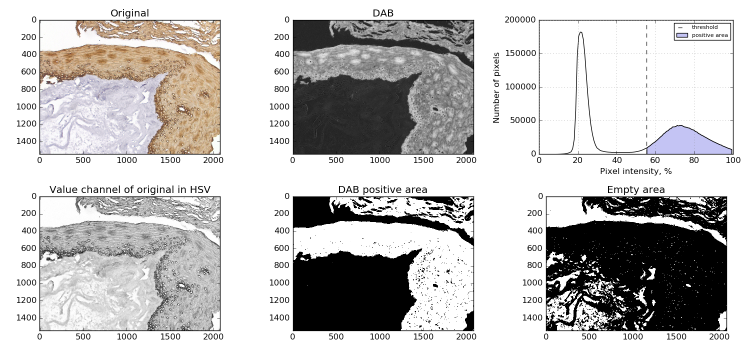
#> input picture test images/result example/Alex_Pan_06_analysis.png, 1500 x 700 px, given as the content of the folder test images/result example/Alex_Pan_06_analysis.png, which was not available (shown at 1/2 size)
$ python pandas_test.py --path 'test images/result example/Alex_Pan_06_analysis.png'   (older library calls are emulated)
#> lines starting #> are read from the running program, lines starting #| are printed output that depends on the picture
import argparse
import os
import csv
import timeit
from multiprocessing import Pool, cpu_count
from functools import partial

import numpy as np
from scipy import linalg, misc
from skimage import color
import matplotlib.image as mpimg
import matplotlib.pyplot as plt


import hasel

# Optional imports of pandas and seaborn are located in functions
# group_analyze() and plot_group().


def parse_arguments():
    """
    Parsing arguments
    """

    parser = argparse.ArgumentParser()
    parser.add_argument("-p", "--path", required=True, help="Path to the directory or file")
    parser.add_argument("-t", "--thresh", required=False, default=40,
                        type=int, help="Global threshold for DAB-positive area,"
                                       "from 0 to 100.Optimal values are usually"
                                       " located from 35 to 55.")
    parser.add_argument("-e", "--empty", required=False, default=101,
                        type=int, help="Global threshold for EMPTY area,"
                                       "from 0 to 100. Default value is 101,"
                                       " which is equal to disabled empty area filter.")
    parser.add_argument("-s", "--silent", required=False, help="Supress figure rendering during the analysis,"
                                                               " only final results"
                                                               " will be saved", action="store_true")
    parser.add_argument("-a", "--analyze", required=False, help="Add group analysis after the indvidual image"
                                                                " processing. The groups are created using the"
                                                                " filename. Everything before '_' symbol will"
                                                                " be recognized as a group name. Example:"
                                                                " sample01_10.jpg, sample01_11.jpg will be"
                                                                " counted as a single group 'sample01'",
                                                                action="store_true")
    arguments = parser.parse_args()
    return arguments


def get_image_filenames(path):
    """
    Returns only the filenames in the path. Directories, subdirectories and files below the first level
    are excluded
    """

    return [name for name in sorted(os.listdir(path))
            if not os.path.isdir(os.path.join(path, name))]


def calc_deconv_matrix(matrix_vector_dab_he):
    """
    Custom calculated matrix of lab's stains DAB + Hematoxylin
    The raw matrix was moved to the global scope before main() function as a constant
    """

    matrix_vector_dab_he[2, :] = np.cross(matrix_vector_dab_he[0, :], matrix_vector_dab_he[1, :])
    matrix_dh = linalg.inv(matrix_vector_dab_he)
    return matrix_dh


def separate_channels(image_original, matrix_dh):
    """
    Separate the stains using the custom matrix
    """

    image_separated = color.separate_stains(image_original, matrix_dh)
    stain_dab = image_separated[..., 1]
    # Hematox channel separation is disabled, it could be switched on if image with both stains is needed.
    # one of plot_figure() subplots should be replaced with stainHematox

    # stainHematox = image_separated[..., 0]

    # 1-D array for histogram conversion, 1 was added to move the original range from
    # [-1,0] to [0,1] as black and white respectively. Warning! Magic numbers.
    # Anyway it's not a trouble for correct thresholding. Only for histogram aspect.
    stain_dab = (stain_dab + 1) * 200
    # Histogram shift. This correcion makes the background really blank. After the correction
    # numpy clipping is performed to fit the 0-100 range
    stain_dab -= 18
    stain_dab = np.clip(stain_dab, 0, 100)
    stain_dab_1d = np.ravel(stain_dab)
    # Extracting Lightness channel from HSL of original image
    # L-channel is multiplied to 100 to get the range 0-100 % from 0-1. It's easier to use with
    # empty area threshold
    image_hsl = hasel.rgb2hsl(image_original)
    channel_lightness = (image_hsl[..., 2] * 100)
    return stain_dab, stain_dab_1d, channel_lightness


def log_and_console(path_output_log, text_log, bool_log_new=False):
    """
    Write the log and show the text in console
    bool_log_new is used to erase the log file if it exists to avoid appending new data to the old one
    """

    if bool_log_new:
        print(text_log)
        # Initialize empty file
        with open(path_output_log, "a") as fileLog:
            fileLog.write("")
        with open(path_output_log, "w") as fileLog:
            fileLog.write(text_log)
            fileLog.write('\n')
    else:
        print(text_log)
        with open(path_output_log, "a") as fileLog:
            fileLog.write(text_log)
            fileLog.write('\n')


# [106 lines left out: functions log_only, count_thresholds, count_areas, plot_figure, stack_data, save_csv, not called in this run]


def get_output_paths(path_root):
    """
    Output path generating
    """

    path_output = os.path.join(path_root, "result/")
    path_output_log = os.path.join(path_output, "log.txt")
    path_output_csv = os.path.join(path_output, "analysis.csv")
    return path_output, path_output_log, path_output_csv


def check_mkdir_output_path(path_output):
    """
    Function checks if the output path exists and creates it if not
    """

    if not os.path.exists(path_output):
        os.mkdir(path_output)
        print("Created result directory")
    else:
        print("Output result directory already exists. All the files inside would be overwritten!")


# [16 lines left out: function grayscale_to_stain_color, not called in this run]


def resize_input_image(image_original, size):
    """
    Resizing the original images makes the slowest functions calc_deconv_matrix() and hasel.hsl2rgb()
    work much faster. There are no visual troubles or negative effects to the accuracy.
    """

    image_original = misc.imresize(image_original, size, interp='nearest')
    return image_original


def image_process(array_data, var_pause, matrix_dh, args, pathOutput, pathOutputLog, filename):
    """
    Main cycle, split into several processes using the Pool(). All images pass through this
    function. The result of this function is composite images, saved in the target directory,
    log output and array_data - numpy array, containing the data obtained.
    """

    path_input_image = os.path.join(args.path, filename)
    path_output_image = os.path.join(pathOutput, filename.split(".")[0] + "_analysis.png")
    image_original = mpimg.imread(path_input_image)

    size_image = 480, 640
    image_original = resize_input_image(image_original, size_image)
#> in resize_input_image, `image_original = misc.imresize(image_original, size, interp='nearest')`:
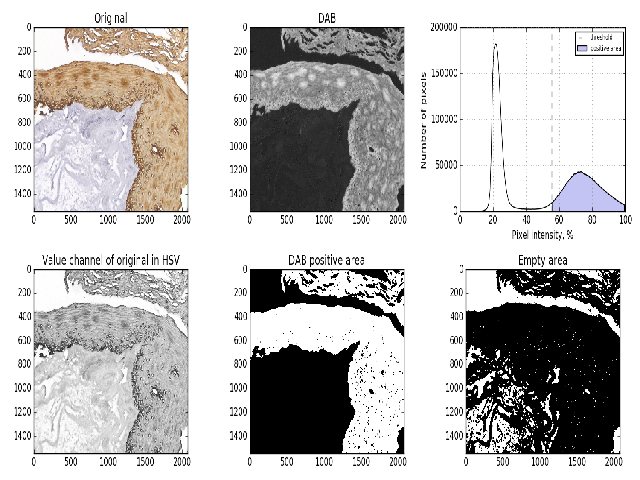
#> image_original: shape (480, 640, 4); mean of channels 0, 1, 2, 3 194, 192.5, 191.6, 255; drawn as R, G, B

    stain_dab, stain_dab_1d, channel_lightness = separate_channels(image_original, matrix_dh)
    thresh_dab, thresh_empty = count_thresholds(stain_dab, channel_lightness, args.thresh, args.empty)
    area_rel_empty, area_rel_dab = count_areas(thresh_dab, thresh_empty)
    # stain_dab = grayscale_to_stain_color(stain_dab)

    # Close all figures after cycle end
    plt.close('all')

    array_data = np.vstack((array_data, area_rel_dab))

    # Creating the complex image
    plot_figure(image_original, stain_dab, stain_dab_1d, channel_lightness, thresh_dab, thresh_empty, args.thresh,
                args.empty)
    plt.savefig(path_output_image, dpi=120)

    log_and_console(pathOutputLog, "Image saved: {}".format(path_output_image))

    # In silent mode image will be closed immediately
    if not args.silent:
        plt.pause(var_pause)
    return array_data


# [55 lines left out: functions group_filenames, group_analyze, plot_group, not called in this run]


def main():
    arrayData = np.empty([0, 1])
    # Pause in seconds between the composite images when --silent(-s) argument is not active
    varPause = 5

    # Initialize the global timer
    startTimeGlobal = timeit.default_timer()

    # Parse the arguments
    args = parse_arguments()
    pathOutput, pathOutputLog, pathOutputCSV = get_output_paths(args.path)

    check_mkdir_output_path(pathOutput)
    filenames = get_image_filenames(args.path)
    log_and_console(pathOutputLog, "Images for analysis: " + str(len(filenames)), True)
    log_and_console(pathOutputLog, "DAB threshold = " + str(args.thresh) +
                    ", Empty threshold = " + str(args.empty))
    if args.empty>100:
        log_and_console(pathOutputLog, "Empty area filtering is disabled.")
        log_and_console(pathOutputLog, "It should be adjusted in a case of hollow organ or unavoidable edge defects")


    # Calculate the DAB and HE deconvolution matrix
    matrixDH = calc_deconv_matrix(matrixVectorDabHE)

    # Multiprocess implementation
    cores = cpu_count()
    log_and_console(pathOutputLog, "CPU cores used: {}".format(cores))

    # Main cycle where the images are processed and the data is obtained
    pool = Pool(cores)
    wrapper_image_process = partial(image_process, arrayData, varPause, matrixDH,
                                    args, pathOutput, pathOutputLog)
    for poolResult in pool.imap(wrapper_image_process, filenames):
        arrayData = np.append(arrayData, poolResult, axis=0)
    pool.close()
    pool.join()

    arrayFilenames = np.empty([0, 1])
    for filename in filenames:
        arrayFilenames = np.vstack((arrayFilenames, filename))

    # Creating summary csv after main cycle end
    save_csv(pathOutputCSV, arrayFilenames, arrayData)

    # Optional statistical group analysis.
    if args.analyze:
        log_and_console(pathOutputLog,"Group analysis is active")
        group_analyze(filenames, arrayData, pathOutput)
        log_and_console(pathOutputLog,"Data was saved as summary_statistics.png")

    # End of the global timer
    elapsedGlobal = timeit.default_timer() - startTimeGlobal
    if not args.silent:
        averageImageTime = (elapsedGlobal - len(filenames)*varPause)/len(filenames)  # compensate the pause
    else:
        averageImageTime = elapsedGlobal/len(filenames)
    log_and_console(pathOutputLog, "Analysis time: {:.1f} seconds".format(elapsedGlobal))
    log_and_console(pathOutputLog, "Average time per image: {:.1f} seconds".format(averageImageTime))


if __name__ == '__main__':
    """
    Yor own matrix should be placed here. You can use ImageJ and color deconvolution module for it.
    More information here: http://www.mecourse.com/landinig/software/cdeconv/cdeconv.html
    Declare vectors as a constant
    """
    matrixVectorDabHE = np.array([[0.66504073, 0.61772484, 0.41968665],
                                  [0.4100872, 0.5751321, 0.70785],
                                  [0.6241389, 0.53632, 0.56816506]])

#> (the run stopped early here; a loop or call above may not have finished)

$ run again, on test images/result example/Alex_Pan_08_analysis.png
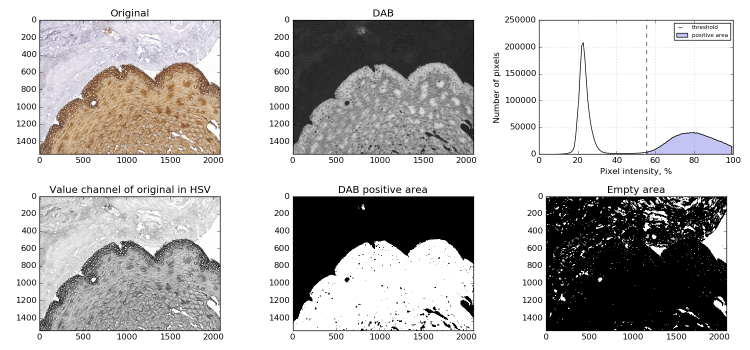
#> input picture test images/result example/Alex_Pan_08_analysis.png, 1500 x 700 px, given as the content of the folder test images/result example/Alex_Pan_08_analysis.png, which was not available (shown at 1/2 size)
#> in resize_input_image, `image_original = misc.imresize(image_original, size, interp='nearest')`:
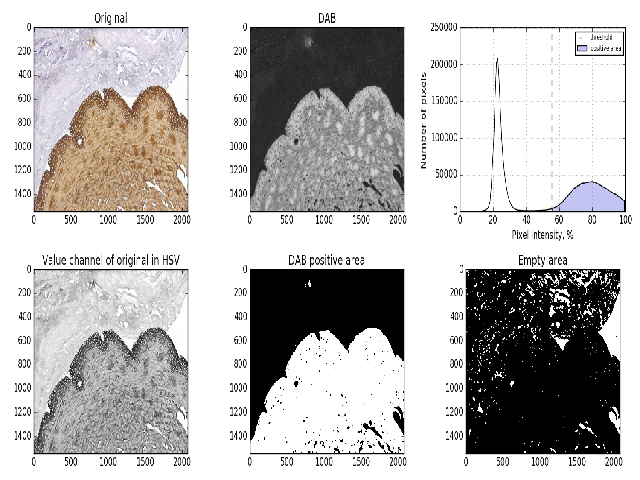
#> image_original: shape (480, 640, 4); mean of channels 0, 1, 2, 3 190, 188.3, 187.4, 255; drawn as R, G, B

$ run again, on test images/result example/Native_Pan_05_analysis.png
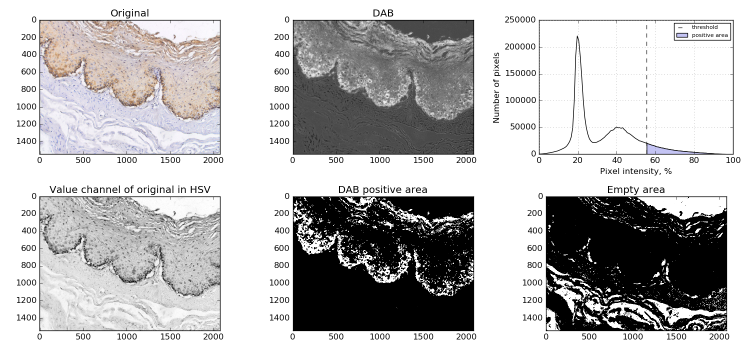
#> input picture test images/result example/Native_Pan_05_analysis.png, 1500 x 700 px, given as the content of the folder test images/result example/Native_Pan_05_analysis.png, which was not available (shown at 1/2 size)
#> in resize_input_image, `image_original = misc.imresize(image_original, size, interp='nearest')`:
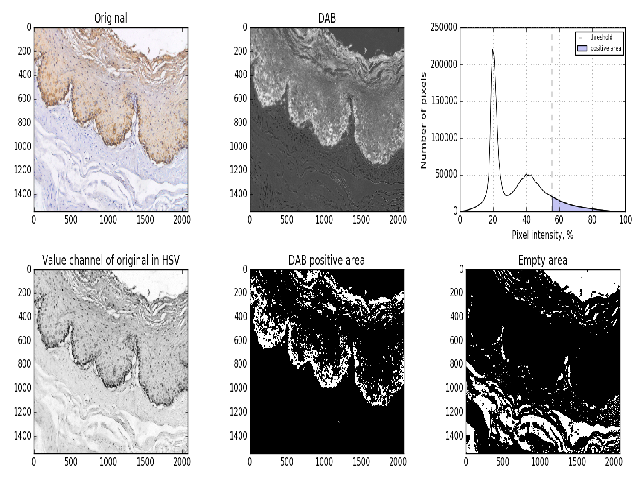
#> image_original: shape (480, 640, 4); mean of channels 0, 1, 2, 3 186.5, 185.6, 185.9, 255; drawn as R, G, B
